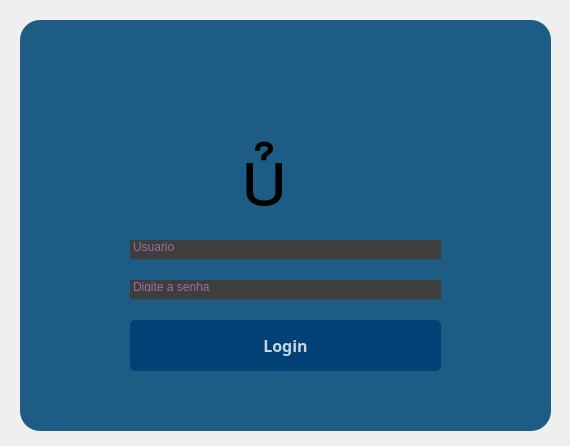
<?xml version="1.0" encoding="UTF-8"?>
<ui version="4.0">
 <class>Dialog</class>
 <widget class="QDialog" name="Dialog">
  <property name="geometry">
   <rect>
    <x>0</x>
    <y>0</y>
    <width>570</width>
    <height>446</height>
   </rect>
  </property>
  <property name="windowTitle">
   <string>Dialog</string>
  </property>
  <widget class="QWidget" name="widget" native="true">
   <property name="geometry">
    <rect>
     <x>20</x>
     <y>20</y>
     <width>531</width>
     <height>411</height>
    </rect>
   </property>
   <property name="styleSheet">
    <string notr="true">background-color: rgb(29, 92, 132);
border-radius:20px;</string>
   </property>
   <widget class="QLineEdit" name="lineEdit">
    <property name="geometry">
     <rect>
      <x>110</x>
      <y>260</y>
      <width>311</width>
      <height>20</height>
     </rect>
    </property>
    <property name="styleSheet">
     <string notr="true">background-color: rgb(62, 62, 62);
border: 1px solid rgba(0, 0, 0, 0);
border-bottom-color:rgba(46, 82, 101, 255);
color:rgb(255, 155, 255);
padding-bottom:7px</string>
    </property>
    <property name="echoMode">
     <enum>QLineEdit::Password</enum>
    </property>
    <property name="placeholderText">
     <string>Digite a senha</string>
    </property>
   </widget>
   <widget class="QLineEdit" name="lineEdit_2">
    <property name="geometry">
     <rect>
      <x>110</x>
      <y>220</y>
      <width>311</width>
      <height>20</height>
     </rect>
    </property>
    <property name="styleSheet">
     <string notr="true">background-color: rgb(62, 62, 62);
border: 1px solid rgba(0, 0, 0, 0);
border-bottom-color:rgba(46, 82, 101, 255);
color:rgb(255, 155, 255);
padding-bottom:7px</string>
    </property>
    <property name="placeholderText">
     <string>Usuario</string>
    </property>
   </widget>
   <widget class="QPushButton" name="pushButton">
    <property name="geometry">
     <rect>
      <x>110</x>
      <y>300</y>
      <width>311</width>
      <height>51</height>
     </rect>
    </property>
    <property name="font">
     <font>
      <family>Arial Black</family>
      <pointsize>12</pointsize>
      <weight>75</weight>
      <bold>true</bold>
     </font>
    </property>
    <property name="styleSheet">
     <string notr="true">QPushButton#pushButton{
background-color:rgba(2, 65, 118, 255);
color:rgba(255, 255, 255, 200);
border-radius:5px;
}

QPushButton#pushButton:pressed{
padding-left:5px;
padding-top:5px;
background-color:qlineargradient(spread:pad, x1:1, y1:1, x2:1, y2:0, stop:0 rgba(66, 199, 255, 100), stop:1 rgba(255, 255, 255, 100));
}

QPushButton#pushButton{
background-color:rgba(2, 65, 118, 255);
}
</string>
    </property>
    <property name="text">
     <string>Login</string>
    </property>
   </widget>
   <widget class="QLabel" name="label">
    <property name="geometry">
     <rect>
      <x>220</x>
      <y>100</y>
      <width>151</width>
      <height>101</height>
     </rect>
    </property>
    <property name="font">
     <font>
      <pointsize>60</pointsize>
     </font>
    </property>
    <property name="styleSheet">
     <string notr="true">background-color: 0</string>
    </property>
    <property name="text">
     <string></string>
    </property>
   </widget>
  </widget>
 </widget>
 <resources/>
 <connections/>
</ui>
